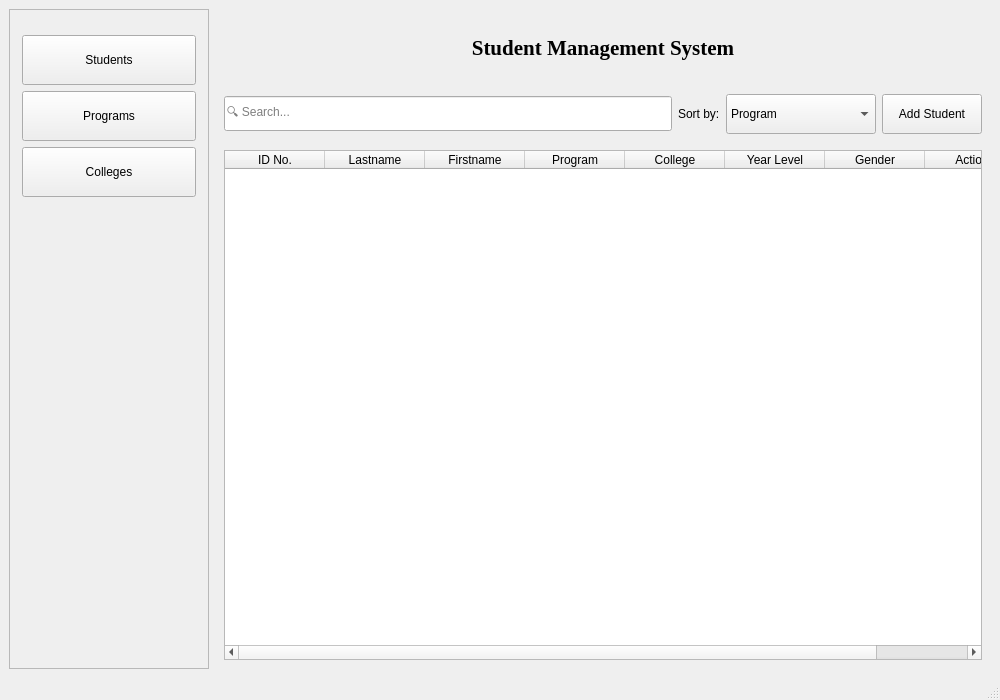
<?xml version="1.0" encoding="UTF-8"?>
<ui version="4.0">
 <class>MainWindow</class>
 <widget class="QMainWindow" name="MainWindow">
  <property name="geometry">
   <rect>
    <x>0</x>
    <y>0</y>
    <width>1000</width>
    <height>700</height>
   </rect>
  </property>
  <property name="windowTitle">
   <string>Student Management System</string>
  </property>
  <widget class="QWidget" name="centralwidget">
   <layout class="QHBoxLayout" name="horizontalLayout_2">
    <item>
     <widget class="QFrame" name="sidebarFrame">
      <property name="minimumSize">
       <size>
        <width>200</width>
        <height>300</height>
       </size>
      </property>
      <property name="maximumSize">
       <size>
        <width>200</width>
        <height>16777215</height>
       </size>
      </property>
      <property name="frameShape">
       <enum>QFrame::Shape::StyledPanel</enum>
      </property>
      <property name="frameShadow">
       <enum>QFrame::Shadow::Raised</enum>
      </property>
      <property name="lineWidth">
       <number>0</number>
      </property>
      <property name="midLineWidth">
       <number>0</number>
      </property>
      <layout class="QVBoxLayout" name="verticalLayout">
       <property name="leftMargin">
        <number>12</number>
       </property>
       <property name="topMargin">
        <number>25</number>
       </property>
       <property name="rightMargin">
        <number>12</number>
       </property>
       <item>
        <widget class="QPushButton" name="studentsButton">
         <property name="minimumSize">
          <size>
           <width>0</width>
           <height>50</height>
          </size>
         </property>
         <property name="text">
          <string>Students</string>
         </property>
        </widget>
       </item>
       <item>
        <widget class="QPushButton" name="programsButton">
         <property name="minimumSize">
          <size>
           <width>0</width>
           <height>50</height>
          </size>
         </property>
         <property name="text">
          <string>Programs</string>
         </property>
        </widget>
       </item>
       <item>
        <widget class="QPushButton" name="collegesButton">
         <property name="minimumSize">
          <size>
           <width>0</width>
           <height>50</height>
          </size>
         </property>
         <property name="text">
          <string>Colleges</string>
         </property>
        </widget>
       </item>
       <item>
        <spacer name="verticalSpacer">
         <property name="orientation">
          <enum>Qt::Orientation::Vertical</enum>
         </property>
         <property name="sizeHint" stdset="0">
          <size>
           <width>20</width>
           <height>107</height>
          </size>
         </property>
        </spacer>
       </item>
      </layout>
     </widget>
    </item>
    <item>
     <layout class="QHBoxLayout" name="horizontalLayout">
      <item>
       <widget class="QStackedWidget" name="rightWidget">
        <property name="currentIndex">
         <number>0</number>
        </property>
        <widget class="QWidget" name="studentsPage">
         <layout class="QVBoxLayout" name="verticalLayout_2">
          <item>
           <widget class="QLabel" name="headerStudents">
            <property name="minimumSize">
             <size>
              <width>0</width>
              <height>60</height>
             </size>
            </property>
            <property name="font">
             <font>
              <family>Times New Roman</family>
              <pointsize>16</pointsize>
              <bold>true</bold>
             </font>
            </property>
            <property name="text">
             <string>Student Management System</string>
            </property>
            <property name="alignment">
             <set>Qt::AlignmentFlag::AlignCenter</set>
            </property>
           </widget>
          </item>
          <item>
           <widget class="QWidget" name="widgetStudents" native="true">
            <property name="minimumSize">
             <size>
              <width>0</width>
              <height>60</height>
             </size>
            </property>
            <layout class="QHBoxLayout" name="horizontalLayout_7">
             <property name="leftMargin">
              <number>0</number>
             </property>
             <property name="rightMargin">
              <number>0</number>
             </property>
             <item>
              <widget class="QLineEdit" name="searchLineEdit_2">
               <property name="minimumSize">
                <size>
                 <width>0</width>
                 <height>35</height>
                </size>
               </property>
               <property name="placeholderText">
                <string>🔍 Search...</string>
               </property>
              </widget>
             </item>
             <item>
              <widget class="QLabel" name="sortLabel_2">
               <property name="text">
                <string>Sort by:</string>
               </property>
              </widget>
             </item>
             <item>
              <widget class="QComboBox" name="sortComboBox_2">
               <property name="minimumSize">
                <size>
                 <width>150</width>
                 <height>40</height>
                </size>
               </property>
               <item>
                <property name="text">
                 <string>Program</string>
                </property>
               </item>
               <item>
                <property name="text">
                 <string>Name</string>
                </property>
               </item>
               <item>
                <property name="text">
                 <string>ID</string>
                </property>
               </item>
               <item>
                <property name="text">
                 <string>College</string>
                </property>
               </item>
              </widget>
             </item>
             <item>
              <widget class="QPushButton" name="addStudentButton">
               <property name="minimumSize">
                <size>
                 <width>100</width>
                 <height>40</height>
                </size>
               </property>
               <property name="text">
                <string>Add Student</string>
               </property>
              </widget>
             </item>
            </layout>
           </widget>
          </item>
          <item>
           <widget class="QTableWidget" name="dataTableStudents">
            <property name="alternatingRowColors">
             <bool>true</bool>
            </property>
            <property name="selectionBehavior">
             <enum>QAbstractItemView::SelectionBehavior::SelectRows</enum>
            </property>
            <property name="sortingEnabled">
             <bool>true</bool>
            </property>
            <column>
             <property name="text">
              <string>ID No.</string>
             </property>
            </column>
            <column>
             <property name="text">
              <string>Lastname</string>
             </property>
            </column>
            <column>
             <property name="text">
              <string>Firstname</string>
             </property>
            </column>
            <column>
             <property name="text">
              <string>Program</string>
             </property>
            </column>
            <column>
             <property name="text">
              <string>College</string>
             </property>
            </column>
            <column>
             <property name="text">
              <string>Year Level</string>
             </property>
            </column>
            <column>
             <property name="text">
              <string>Gender</string>
             </property>
            </column>
            <column>
             <property name="text">
              <string>Actions</string>
             </property>
            </column>
           </widget>
          </item>
         </layout>
        </widget>
        <widget class="QWidget" name="programsPage">
         <layout class="QVBoxLayout" name="verticalLayout_3">
          <item>
           <widget class="QLabel" name="headerPrograms">
            <property name="minimumSize">
             <size>
              <width>0</width>
              <height>60</height>
             </size>
            </property>
            <property name="font">
             <font>
              <family>Times New Roman</family>
              <pointsize>16</pointsize>
              <bold>true</bold>
             </font>
            </property>
            <property name="text">
             <string>Student Management System</string>
            </property>
            <property name="alignment">
             <set>Qt::AlignmentFlag::AlignCenter</set>
            </property>
           </widget>
          </item>
          <item>
           <widget class="QWidget" name="widgetPrograms" native="true">
            <property name="minimumSize">
             <size>
              <width>0</width>
              <height>60</height>
             </size>
            </property>
            <layout class="QHBoxLayout" name="horizontalLayout_8">
             <property name="leftMargin">
              <number>0</number>
             </property>
             <property name="rightMargin">
              <number>0</number>
             </property>
             <item>
              <widget class="QLineEdit" name="searchLineEdit_3">
               <property name="minimumSize">
                <size>
                 <width>0</width>
                 <height>35</height>
                </size>
               </property>
               <property name="placeholderText">
                <string>🔍 Search...</string>
               </property>
              </widget>
             </item>
             <item>
              <widget class="QLabel" name="sortLabel_3">
               <property name="text">
                <string>Sort by:</string>
               </property>
              </widget>
             </item>
             <item>
              <widget class="QComboBox" name="sortComboBox_3">
               <property name="minimumSize">
                <size>
                 <width>150</width>
                 <height>40</height>
                </size>
               </property>
               <item>
                <property name="text">
                 <string>College</string>
                </property>
               </item>
              </widget>
             </item>
             <item>
              <widget class="QPushButton" name="addProgramButton">
               <property name="minimumSize">
                <size>
                 <width>100</width>
                 <height>40</height>
                </size>
               </property>
               <property name="text">
                <string>Add Program</string>
               </property>
              </widget>
             </item>
            </layout>
           </widget>
          </item>
          <item>
           <widget class="QTableWidget" name="dataTablePrograms">
            <property name="alternatingRowColors">
             <bool>true</bool>
            </property>
            <property name="selectionBehavior">
             <enum>QAbstractItemView::SelectionBehavior::SelectRows</enum>
            </property>
            <property name="sortingEnabled">
             <bool>true</bool>
            </property>
            <column>
             <property name="text">
              <string>Program</string>
             </property>
            </column>
            <column>
             <property name="text">
              <string>Program Code</string>
             </property>
            </column>
            <column>
             <property name="text">
              <string>College</string>
             </property>
            </column>
            <column>
             <property name="text">
              <string>Actions</string>
             </property>
            </column>
           </widget>
          </item>
         </layout>
        </widget>
        <widget class="QWidget" name="collegesPage">
         <layout class="QVBoxLayout" name="verticalLayout_4">
          <item>
           <widget class="QLabel" name="headerColleges">
            <property name="minimumSize">
             <size>
              <width>0</width>
              <height>60</height>
             </size>
            </property>
            <property name="font">
             <font>
              <family>Times New Roman</family>
              <pointsize>16</pointsize>
              <bold>true</bold>
             </font>
            </property>
            <property name="text">
             <string>Student Management System</string>
            </property>
            <property name="alignment">
             <set>Qt::AlignmentFlag::AlignCenter</set>
            </property>
           </widget>
          </item>
          <item>
           <widget class="QWidget" name="widgetColleges" native="true">
            <property name="minimumSize">
             <size>
              <width>0</width>
              <height>60</height>
             </size>
            </property>
            <layout class="QHBoxLayout" name="horizontalLayout_9">
             <property name="leftMargin">
              <number>0</number>
             </property>
             <property name="rightMargin">
              <number>0</number>
             </property>
             <item>
              <widget class="QLineEdit" name="searchLineEdit_4">
               <property name="minimumSize">
                <size>
                 <width>0</width>
                 <height>35</height>
                </size>
               </property>
               <property name="placeholderText">
                <string>🔍 Search...</string>
               </property>
              </widget>
             </item>
             <item>
              <widget class="QPushButton" name="addCollegeButton">
               <property name="minimumSize">
                <size>
                 <width>100</width>
                 <height>40</height>
                </size>
               </property>
               <property name="text">
                <string>Add College</string>
               </property>
              </widget>
             </item>
            </layout>
           </widget>
          </item>
          <item>
           <widget class="QTableWidget" name="dataTableColleges">
            <property name="alternatingRowColors">
             <bool>true</bool>
            </property>
            <property name="selectionBehavior">
             <enum>QAbstractItemView::SelectionBehavior::SelectRows</enum>
            </property>
            <property name="sortingEnabled">
             <bool>true</bool>
            </property>
            <column>
             <property name="text">
              <string>College</string>
             </property>
            </column>
            <column>
             <property name="text">
              <string>College Code</string>
             </property>
            </column>
            <column>
             <property name="text">
              <string>Actions</string>
             </property>
            </column>
           </widget>
          </item>
         </layout>
        </widget>
       </widget>
      </item>
     </layout>
    </item>
   </layout>
  </widget>
  <widget class="QStatusBar" name="statusbar"/>
  <widget class="QMenuBar" name="menubar">
   <property name="geometry">
    <rect>
     <x>0</x>
     <y>0</y>
     <width>1000</width>
     <height>33</height>
    </rect>
   </property>
  </widget>
 </widget>
 <resources/>
 <connections/>
</ui>
